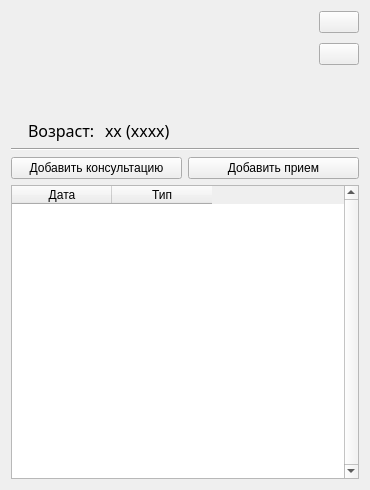
<?xml version="1.0" encoding="UTF-8"?>
<ui version="4.0">
 <class>form_clientInfo</class>
 <widget class="QWidget" name="form_clientInfo">
  <property name="geometry">
   <rect>
    <x>0</x>
    <y>0</y>
    <width>370</width>
    <height>490</height>
   </rect>
  </property>
  <property name="windowTitle">
   <string>Информация о клиенте</string>
  </property>
  <layout class="QVBoxLayout" name="verticalLayout_2" stretch="0,0,0,1">
   <item>
    <layout class="QHBoxLayout" name="horizontalLayout_2">
     <property name="spacing">
      <number>10</number>
     </property>
     <property name="leftMargin">
      <number>0</number>
     </property>
     <item>
      <widget class="QLabel" name="label_clientPic">
       <property name="maximumSize">
        <size>
         <width>100</width>
         <height>100</height>
        </size>
       </property>
       <property name="text">
        <string/>
       </property>
       <property name="pixmap">
        <pixmap resource="../rec.qrc">:/resources/user_img.png</pixmap>
       </property>
       <property name="scaledContents">
        <bool>true</bool>
       </property>
      </widget>
     </item>
     <item>
      <layout class="QVBoxLayout" name="verticalLayout">
       <item>
        <widget class="QLabel" name="label_clientSurname">
         <property name="font">
          <font>
           <family>Calibri Light</family>
           <pointsize>14</pointsize>
           <weight>50</weight>
           <italic>false</italic>
           <bold>false</bold>
          </font>
         </property>
         <property name="text">
          <string>&lt;Surname&gt;</string>
         </property>
        </widget>
       </item>
       <item>
        <widget class="QLabel" name="label_clientName">
         <property name="font">
          <font>
           <family>Calibri Light</family>
           <pointsize>14</pointsize>
          </font>
         </property>
         <property name="text">
          <string>&lt;Name&gt;</string>
         </property>
        </widget>
       </item>
       <item>
        <widget class="QLabel" name="label_clientPatronymic">
         <property name="font">
          <font>
           <family>Calibri Light</family>
           <pointsize>14</pointsize>
          </font>
         </property>
         <property name="text">
          <string>&lt;Patronumic&gt;</string>
         </property>
        </widget>
       </item>
       <item>
        <layout class="QHBoxLayout" name="horizontalLayout">
         <item>
          <widget class="QLabel" name="label_9">
           <property name="font">
            <font>
             <family>Calibri Light</family>
             <pointsize>12</pointsize>
            </font>
           </property>
           <property name="text">
            <string>Возраст:</string>
           </property>
          </widget>
         </item>
         <item>
          <widget class="QLabel" name="label_clientAgeYear">
           <property name="font">
            <font>
             <family>Calibri Light</family>
             <pointsize>12</pointsize>
            </font>
           </property>
           <property name="text">
            <string>xx (xxxx)</string>
           </property>
          </widget>
         </item>
         <item>
          <spacer name="horizontalSpacer">
           <property name="orientation">
            <enum>Qt::Horizontal</enum>
           </property>
           <property name="sizeHint" stdset="0">
            <size>
             <width>40</width>
             <height>20</height>
            </size>
           </property>
          </spacer>
         </item>
        </layout>
       </item>
      </layout>
     </item>
     <item>
      <layout class="QVBoxLayout" name="verticalLayout_3">
       <item>
        <widget class="QPushButton" name="pushButton_delete">
         <property name="icon">
          <iconset resource="../rec.qrc">
           <normaloff>:/resources/deelete_icon.png</normaloff>:/resources/deelete_icon.png</iconset>
         </property>
        </widget>
       </item>
       <item>
        <widget class="QPushButton" name="pushButton_clientEdit">
         <property name="icon">
          <iconset resource="../rec.qrc">
           <normaloff>:/resources/settings_icon.png</normaloff>:/resources/settings_icon.png</iconset>
         </property>
        </widget>
       </item>
       <item>
        <spacer name="verticalSpacer">
         <property name="orientation">
          <enum>Qt::Vertical</enum>
         </property>
         <property name="sizeHint" stdset="0">
          <size>
           <width>20</width>
           <height>40</height>
          </size>
         </property>
        </spacer>
       </item>
      </layout>
     </item>
    </layout>
   </item>
   <item>
    <widget class="Line" name="line">
     <property name="orientation">
      <enum>Qt::Horizontal</enum>
     </property>
    </widget>
   </item>
   <item>
    <layout class="QHBoxLayout" name="horizontalLayout_3">
     <item>
      <widget class="QPushButton" name="pushButton_addExaminationHalf">
       <property name="text">
        <string>Добавить консультацию</string>
       </property>
      </widget>
     </item>
     <item>
      <widget class="QPushButton" name="pushButton_addExaminationFull">
       <property name="text">
        <string>Добавить прием</string>
       </property>
      </widget>
     </item>
    </layout>
   </item>
   <item>
    <widget class="QTableWidget" name="tableWidget_examinations">
     <property name="verticalScrollBarPolicy">
      <enum>Qt::ScrollBarAlwaysOn</enum>
     </property>
     <property name="editTriggers">
      <set>QAbstractItemView::NoEditTriggers</set>
     </property>
     <property name="alternatingRowColors">
      <bool>true</bool>
     </property>
     <property name="selectionMode">
      <enum>QAbstractItemView::SingleSelection</enum>
     </property>
     <property name="selectionBehavior">
      <enum>QAbstractItemView::SelectRows</enum>
     </property>
     <property name="showGrid">
      <bool>true</bool>
     </property>
     <property name="sortingEnabled">
      <bool>true</bool>
     </property>
     <attribute name="horizontalHeaderHighlightSections">
      <bool>false</bool>
     </attribute>
     <attribute name="horizontalHeaderShowSortIndicator" stdset="0">
      <bool>true</bool>
     </attribute>
     <column>
      <property name="text">
       <string>Дата</string>
      </property>
     </column>
     <column>
      <property name="text">
       <string>Тип</string>
      </property>
     </column>
    </widget>
   </item>
  </layout>
 </widget>
 <tabstops>
  <tabstop>pushButton_delete</tabstop>
  <tabstop>pushButton_clientEdit</tabstop>
  <tabstop>pushButton_addExaminationHalf</tabstop>
  <tabstop>pushButton_addExaminationFull</tabstop>
  <tabstop>tableWidget_examinations</tabstop>
 </tabstops>
 <resources>
  <include location="../rec.qrc"/>
 </resources>
 <connections/>
</ui>
